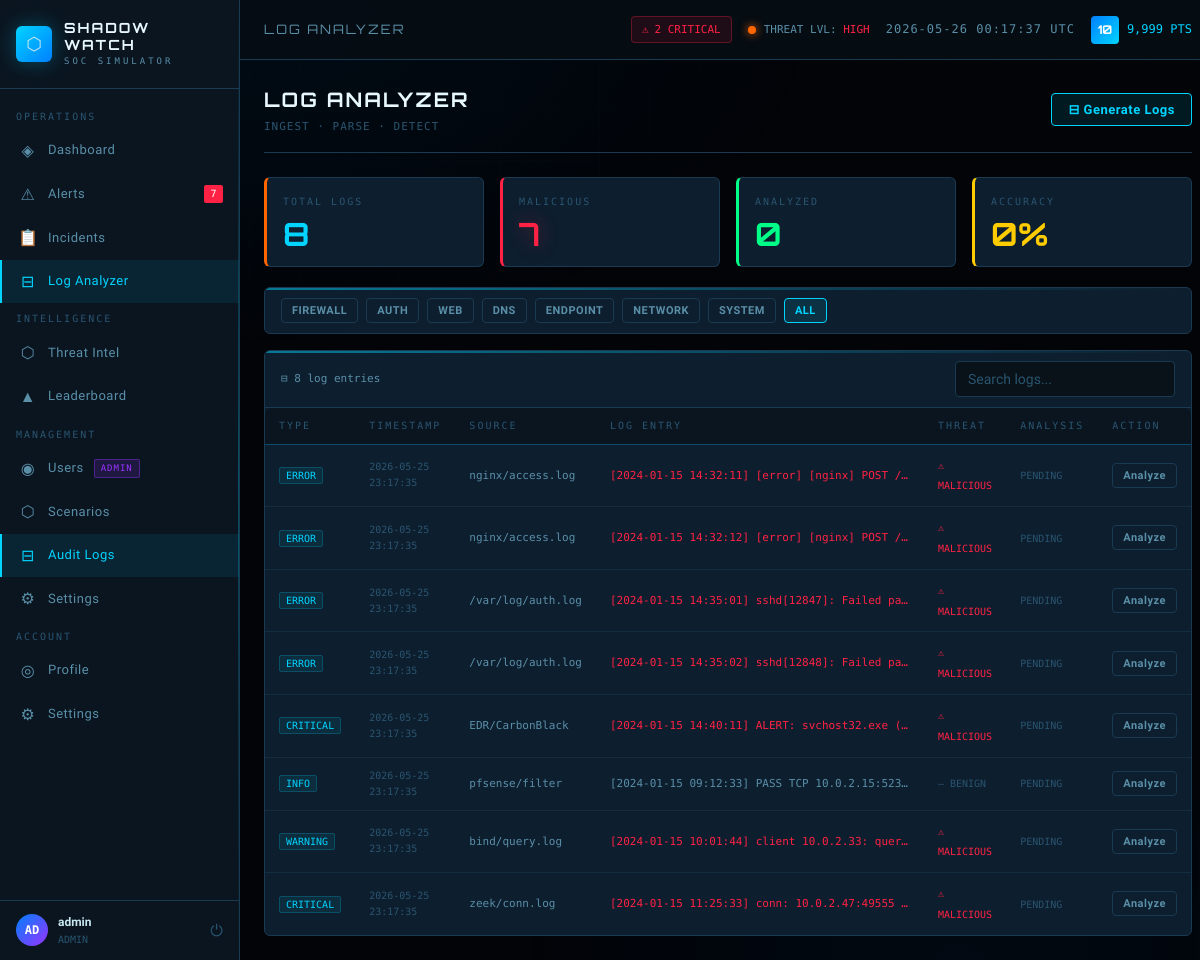
Page /logs.php (signed in) on the committed database.
### tables this page shows
CREATE TABLE IF NOT EXISTS users (
    id INT AUTO_INCREMENT PRIMARY KEY,
    username VARCHAR(50) UNIQUE NOT NULL,
    email VARCHAR(100) UNIQUE NOT NULL,
    password_hash VARCHAR(255) NOT NULL,
    role ENUM('analyst','senior_analyst','admin') DEFAULT 'analyst',
    score INT DEFAULT 0,
    level INT DEFAULT 1,
    preferences JSON DEFAULT NULL,
    is_active TINYINT(1) DEFAULT 1,
    last_login DATETIME DEFAULT NULL,
    created_at DATETIME DEFAULT CURRENT_TIMESTAMP,
    updated_at DATETIME DEFAULT CURRENT_TIMESTAMP ON UPDATE CURRENT_TIMESTAMP
);

CREATE TABLE IF NOT EXISTS system_logs (
    id INT AUTO_INCREMENT PRIMARY KEY,
    alert_id INT DEFAULT NULL,
    source VARCHAR(100),
    host VARCHAR(100),
    log_type ENUM('info','warning','error','critical','debug') DEFAULT 'info',
    message TEXT,
    raw_log TEXT NOT NULL,
    ip_address VARCHAR(45),
    is_malicious TINYINT(1) DEFAULT 0,
    analysed_by INT DEFAULT NULL,
    analysed_at DATETIME DEFAULT NULL,
    verdict ENUM('malicious','suspicious','benign','unknown') DEFAULT NULL,
    created_at DATETIME DEFAULT CURRENT_TIMESTAMP,
    FOREIGN KEY (alert_id) REFERENCES alerts(id) ON DELETE SET NULL,
    FOREIGN KEY (analysed_by) REFERENCES users(id) ON DELETE SET NULL
);

### includes/db.php (called while the page is built, shortened)
<?php
class Database {
    private static $instance = null;
    private $pdo;
    private function __construct() {
        $dsn = "mysql:host=" . DB_HOST . ";dbname=" . DB_NAME . ";charset=utf8mb4";
        $options = [
            PDO::ATTR_ERRMODE => PDO::ERRMODE_EXCEPTION,
            PDO::ATTR_DEFAULT_FETCH_MODE => PDO::FETCH_ASSOC,
            PDO::ATTR_EMULATE_PREPARES => false,
        ];
        try {
            $this->pdo = new PDO($dsn, DB_USER, DB_PASS, $options);
        } catch (PDOException $e) {
            error_log("DB Connection failed: " . $e->getMessage());
            die(json_encode(['error' => 'Database connection failed']));
        }
    }
    public static function getInstance() {
        if (!self::$instance) {
            self::$instance = new Database();
        }
        return self::$instance;
    }
    public function query($sql, $params = []) {
        $stmt = $this->pdo->prepare($sql);
        $stmt->execute($params);
        return $stmt;
    }
    public function fetchAll($sql, $params = []) {
        return $this->query($sql, $params)->fetchAll();
    }
    public function fetchOne($sql, $params = []) {
        return $this->query($sql, $params)->fetch();
    }
}
function db() { return Database::getInstance(); }

### includes/functions.php (called while the page is built, shortened)
<?php
function getOpenAlertsCount() {
    $r = db()->fetchOne("SELECT COUNT(*) as cnt FROM alerts WHERE status = 'open'");
    return (int)($r['cnt'] ?? 0);
}
function getCriticalAlertsCount() {
    $r = db()->fetchOne("SELECT COUNT(*) as cnt FROM alerts WHERE status = 'open' AND severity = 'critical'");
    return (int)($r['cnt'] ?? 0);
}

### includes/auth.php (called while the page is built, shortened)
<?php
require_once __DIR__ . '/db.php';
function isLoggedIn() {
    return isset($_SESSION['user_id']) && !empty($_SESSION['user_id']);
}
function isAdmin() {
    return isset($_SESSION['user_role']) && $_SESSION['user_role'] === 'admin';
}
function isSeniorAnalyst() {
    return isset($_SESSION['user_role']) && in_array($_SESSION['user_role'], ['admin', 'senior_analyst']);
}
function getCurrentUser() {
    return db()->fetchOne("SELECT * FROM users WHERE id = ?", [$_SESSION['user_id']]);
}

### logs.php (the view, shortened to what this page needs)
<?php
$pageTitle = 'Log Analyzer';
$currentPage = 'logs';
require_once __DIR__ . '/includes/header.php';
$filterType = $_GET['type'] ?? '';
$selectedId = intval($_GET['id'] ?? 0);
$where = '1=1';
$params = [];
$logs = db()->fetchAll("SELECT l.*, u.username as analyzer FROM system_logs l
    LEFT JOIN users u ON l.analysed_by = u.id
    WHERE $where ORDER BY l.created_at DESC LIMIT 100", $params);
$selectedLog = null;
$stats = db()->fetchOne("SELECT
    COUNT(*) as total,
    SUM(is_malicious) as malicious,
    SUM(verdict IS NOT NULL) as analyzed,
    SUM(is_malicious = 1) as correct
FROM system_logs");
?>
<div class="page-header">
    <div>
        <div class="page-title">Log Analyzer</div>
        <div class="page-subtitle">INGEST · PARSE · DETECT</div>
    </div>
    <button class="btn btn-primary" onclick="openModal('generate-logs-modal')">⊟ Generate Logs</button>
</div>
<div class="stat-grid" style="grid-template-columns:repeat(4,1fr);margin-bottom:20px">
    <div class="stat-card high">
        <div class="stat-label">Total Logs</div>
        <div class="stat-value" style="color:var(--accent-cyan)"><?= number_format($stats['total']) ?></div>
    </div>
    <div class="stat-card critical">
        <div class="stat-label">Malicious</div>
        <div class="stat-value"><?= $stats['malicious'] ?></div>
    </div>
    <div class="stat-card good">
        <div class="stat-label">Analyzed</div>
        <div class="stat-value" style="color:var(--accent-green)"><?= $stats['analyzed'] ?></div>
    </div>
    <div class="stat-card medium">
        <div class="stat-label">Accuracy</div>
        <div class="stat-value" style="color:var(--accent-yellow)"><?= $stats['analyzed'] > 0 ? round($stats['correct'] / $stats['analyzed'] * 100) : 0 ?>%</div>
    </div>
</div>
<div class="<?= $selectedLog ? 'grid-6-4' : '' ?>" style="gap:16px">
    <div>
        <div class="card" style="padding:10px 16px;margin-bottom:16px;">
            <div class="flex gap-8 flex-wrap">
                <?php foreach (['firewall','auth','web','dns','endpoint','network','system'] as $t): ?>
                <button class="btn btn-sm <?= $filterType === $t ? 'btn-primary' : 'btn-ghost' ?>"
                    onclick="window.location='/shadowwatch/logs.php?type=<?= $t ?>'">
                    <?= strtoupper($t) ?>
                </button>
                <?php endforeach; ?>
                <button class="btn btn-sm <?= !$filterType ? 'btn-primary' : 'btn-ghost' ?>"
                    onclick="window.location='/shadowwatch/logs.php'">ALL</button>
            </div>
        </div>
        <div class="card" style="padding:0">
            <div style="padding:10px 16px;border-bottom:1px solid var(--border);display:flex;align-items:center;gap:12px;">
                <span style="font-family:var(--font-mono);font-size:11px;color:var(--text-secondary)">
                    ⊟ <?= count($logs) ?> log entries <?= $filterType ? '— type: '.strtoupper($filterType) : '' ?>
                </span>
                <input type="text" class="form-control" id="log-search" placeholder="Search logs..." style="max-width:220px;margin-left:auto" oninput="filterTable('log-search','log-table')">
            </div>
            <div class="table-wrapper" style="border:none">
                <table id="log-table">
                    <thead>
                        <tr>
                            <th>Type</th>
                            <th>Timestamp</th>
                            <th>Source</th>
                            <th>Log Entry</th>
                            <th>Threat</th>
                            <th>Analysis</th>
                            <th>Action</th>
                        </tr>
                    </thead>
                    <tbody>
                        <?php foreach ($logs as $log): ?>
                        <tr onclick="selectLog(<?= $log['id'] ?>)"
                            style="<?= $selectedId == $log['id'] ? 'background:rgba(0,212,255,0.05)' : '' ?>;cursor:pointer">
                            <td>
                                <span style="font-family:var(--font-mono);font-size:10px;padding:2px 6px;background:rgba(0,212,255,0.08);border:1px solid rgba(0,212,255,0.2);border-radius:2px;color:var(--accent-cyan)">
                                    <?= strtoupper($log['log_type']) ?>
                                </span>
                            </td>
                            <td class="td-mono" style="font-size:10px;color:var(--text-dim)"><?= date('Y-m-d H:i:s', strtotime($log['created_at'])) ?></td>
                            <td class="td-mono" style="font-size:11px;color:var(--text-secondary)"><?= htmlspecialchars(substr($log['source'] ?? '—', 0, 20)) ?></td>
                            <td>
                                <div style="font-family:var(--font-mono);font-size:11px;max-width:300px;overflow:hidden;text-overflow:ellipsis;white-space:nowrap;color:<?= $log['is_malicious'] ? 'var(--accent-red)' : 'var(--text-secondary)' ?>">
                                    <?= htmlspecialchars(substr($log['raw_log'], 0, 100)) ?>
                                </div>
                            </td>
                            <td>
                                <?php if ($log['is_malicious']): ?>
                                <span style="color:var(--accent-red);font-family:var(--font-mono);font-size:10px">⚠ MALICIOUS</span>
                                <?php else: ?>
                                <span style="color:var(--text-dim);font-family:var(--font-mono);font-size:10px">— BENIGN</span>
                                <?php endif; ?>
                            </td>
                            <td>
                                <?php if ($log['verdict']): ?>
                                <span class="ioc-tag"><?= strtoupper($log['verdict']) ?></span>
                                <?php else: ?>
                                <span style="color:var(--text-dim);font-family:var(--font-mono);font-size:10px">PENDING</span>
                                <?php endif; ?>
                            </td>
                            <td onclick="event.stopPropagation()">
                                <?php if (!$log['verdict']): ?>
                                <button class="btn btn-ghost btn-sm" onclick="analyzeLog(<?= $log['id'] ?>)">Analyze</button>
                                <?php else: ?>
                                <span style="font-family:var(--font-mono);font-size:10px;color:<?= $log['is_malicious'] ? 'var(--accent-green)' : 'var(--accent-red)' ?>">
                                    <?= $log['is_malicious'] ? '✓ Correct' : '✕ Wrong' ?>
                                </span>
                                <?php endif; ?>
                            </td>
                        </tr>
                        <?php endforeach; ?>
                    </tbody>
                </table>
            </div>
        </div>
    </div>
</div>
<?php require_once __DIR__ . '/includes/footer.php'; ?>

### includes/header.php (shortened to what this page needs)
<?php
require_once __DIR__ . '/auth.php';
require_once __DIR__ . '/functions.php';
$currentUser = getCurrentUser();
$openAlerts = getOpenAlertsCount();
$criticalAlerts = getCriticalAlertsCount();
$initials = strtoupper(substr($currentUser['username'], 0, 2));
$pageTitle = $pageTitle ?? 'Dashboard';
$currentPage = $currentPage ?? '';
?>
<!DOCTYPE html>
<html lang="en">
<head>
    <link rel="stylesheet" href="/shadowwatch/assets/css/app.css">
</head>
<body>
<div class="app-layout">
    <aside class="sidebar">
        <div class="sidebar-logo">
            <div class="logo-icon">⬡</div>
            <div>
                <div class="logo-text">SHADOW<br>WATCH</div>
                <div class="logo-sub">SOC SIMULATOR</div>
            </div>
        </div>
        <nav class="sidebar-nav">
            <div class="nav-section">Operations</div>
            <a href="/shadowwatch/dashboard.php" class="nav-item <?= $currentPage === 'dashboard' ? 'active' : '' ?>">
                <span class="nav-icon">◈</span> Dashboard
            </a>
            <a href="/shadowwatch/alerts.php" class="nav-item <?= $currentPage === 'alerts' ? 'active' : '' ?>">
                <span class="nav-icon">⚠</span> Alerts
                <?php if ($openAlerts > 0): ?>
                    <span class="nav-badge" id="alert-count-badge"><?= $openAlerts ?></span>
                <?php endif; ?>
            </a>
            <a href="/shadowwatch/incidents.php" class="nav-item <?= $currentPage === 'incidents' ? 'active' : '' ?>">
                <span class="nav-icon">📋</span> Incidents
            </a>
            <a href="/shadowwatch/logs.php" class="nav-item <?= $currentPage === 'logs' ? 'active' : '' ?>">
                <span class="nav-icon">⊟</span> Log Analyzer
            </a>
            <div class="nav-section">Intelligence</div>
            <a href="/shadowwatch/scenarios.php" class="nav-item <?= $currentPage === 'scenarios' ? 'active' : '' ?>">
                <span class="nav-icon">⬡</span> Threat Intel
            </a>
            <a href="/shadowwatch/leaderboard.php" class="nav-item <?= $currentPage === 'leaderboard' ? 'active' : '' ?>">
                <span class="nav-icon">▲</span> Leaderboard
            </a>
            <?php if (isSeniorAnalyst()): ?>
            <div class="nav-section">Management</div>
            <a href="/shadowwatch/admin/users.php" class="nav-item <?= $currentPage === 'admin_users' ? 'active' : '' ?>">
                <span class="nav-icon">◉</span> Users
                <?php if (isAdmin()): ?><span class="admin-badge">ADMIN</span><?php endif; ?>
            </a>
            <a href="/shadowwatch/admin/scenarios.php" class="nav-item <?= $currentPage === 'admin_scenarios' ? 'active' : '' ?>">
                <span class="nav-icon">⬡</span> Scenarios
            </a>
            <a href="/shadowwatch/admin/logs.php" class="nav-item <?= $currentPage === 'admin_logs' ? 'active' : '' ?>">
                <span class="nav-icon">⊟</span> Audit Logs
            </a>
            <a href="/shadowwatch/admin/settings.php" class="nav-item <?= $currentPage === 'admin_settings' ? 'active' : '' ?>">
                <span class="nav-icon">⚙</span> Settings
            </a>
            <?php endif; ?>
            <div class="nav-section">Account</div>
            <a href="/shadowwatch/profile.php" class="nav-item <?= $currentPage === 'profile' ? 'active' : '' ?>">
                <span class="nav-icon">◎</span> Profile
            </a>
            <a href="/shadowwatch/settings.php" class="nav-item <?= $currentPage === 'settings' ? 'active' : '' ?>">
                <span class="nav-icon">⚙</span> Settings
            </a>
        </nav>
        <div class="sidebar-footer">
            <div class="user-mini">
                <div class="user-avatar-sm"><?= $initials ?></div>
                <div class="user-mini-info">
                    <div class="user-mini-name"><?= htmlspecialchars($currentUser['username']) ?></div>
                    <div class="user-mini-role"><?= strtoupper(str_replace('_', ' ', $currentUser['role'])) ?></div>
                </div>
                <a href="/shadowwatch/includes/logout.php" title="Logout" style="color:var(--text-dim);text-decoration:none;font-size:16px;margin-left:4px;" onclick="return confirm('Logout?')">⏻</a>
            </div>
        </div>
    </aside>
    <div class="main-content">
        <header class="topbar">
            <span class="topbar-title"><?= htmlspecialchars($pageTitle) ?></span>
            <div class="topbar-right">
                <?php if ($criticalAlerts > 0): ?>
                <a href="/shadowwatch/alerts.php?severity=critical" class="topbar-alerts">
                    ⚠ <span id="topbar-alert-count"><?= $criticalAlerts ?> CRITICAL</span>
                </a>
                <?php endif; ?>
                <div class="threat-level">
                    <div class="threat-indicator"></div>
                    <span>THREAT LVL: <?= $criticalAlerts > 0 ? '<span style="color:var(--accent-red)">HIGH</span>' : '<span style="color:var(--accent-yellow)">ELEVATED</span>' ?></span>
                </div>
                <span class="topbar-clock" id="live-clock"></span>
                <div class="flex-center gap-8">
                    <span class="level-badge" title="Level <?= $currentUser['level'] ?>"><?= $currentUser['level'] ?></span>
                    <span style="font-family:var(--font-mono);font-size:12px;color:var(--accent-cyan)"><?= number_format($currentUser['score']) ?> PTS</span>
                </div>
            </div>
        </header>
        <div class="page-content">

### rows in the picture
users: username "AD", username "admin", role "ADMIN", level "10", score "9,999"
system_logs: log_type "ERROR", created_at "2026-05-25 23:17:35", source "nginx/access.log", raw_log "[2024-01-15 14:32:11] [error] [nginx] POST /…", is_malicious "⚠ MALICIOUS", shows "PENDING"
system_logs: log_type "ERROR", created_at "2026-05-25 23:17:35", source "nginx/access.log", raw_log "[2024-01-15 14:32:12] [error] [nginx] POST /…", is_malicious "⚠ MALICIOUS", shows "PENDING"
system_logs: log_type "ERROR", created_at "2026-05-25 23:17:35", source "/var/log/auth.log", raw_log "[2024-01-15 14:35:01] sshd[12847]: Failed pa…", is_malicious "⚠ MALICIOUS", shows "PENDING"
system_logs: log_type "ERROR", created_at "2026-05-25 23:17:35", source "/var/log/auth.log", raw_log "[2024-01-15 14:35:02] sshd[12848]: Failed pa…", is_malicious "⚠ MALICIOUS", shows "PENDING"
system_logs: log_type "CRITICAL", created_at "2026-05-25 23:17:35", source "EDR/CarbonBlack", raw_log "[2024-01-15 14:40:11] ALERT: svchost32.exe (…", is_malicious "⚠ MALICIOUS", shows "PENDING"
system_logs: log_type "INFO", created_at "2026-05-25 23:17:35", source "pfsense/filter", raw_log "[2024-01-15 09:12:33] PASS TCP 10.0.2.15:523…", is_malicious "— BENIGN", shows "PENDING"
system_logs: log_type "WARNING", created_at "2026-05-25 23:17:35", source "bind/query.log", raw_log "[2024-01-15 10:01:44] client 10.0.2.33: quer…", is_malicious "⚠ MALICIOUS", shows "PENDING"
system_logs: log_type "CRITICAL", created_at "2026-05-25 23:17:35", source "zeek/conn.log", raw_log "[2024-01-15 11:25:33] conn: 10.0.2.47:49555…", is_malicious "⚠ MALICIOUS", shows "PENDING"

### other values in the picture
$openAlerts "7"
$pageTitle "LOG ANALYZER"
$criticalAlerts "2"
$stats['total'] "8"
$stats['malicious'] "7"
$stats['analyzed'] "0"
$t "FIREWALL"
$t "AUTH"
$t "WEB"
$t "DNS"
$t "ENDPOINT"
$t "NETWORK"
$t "SYSTEM"
count($logs) "8"
